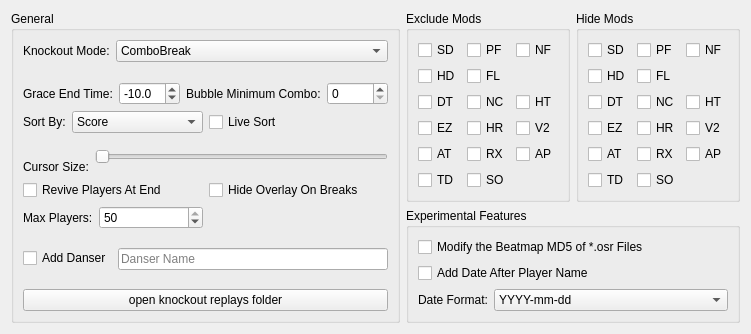
            <widget class="QWidget" name="knockoutSettings">
             <attribute name="title">
              <string>Knockout</string>
             </attribute>
             <layout class="QGridLayout" name="gridLayout_34">
              <item row="0" column="0" rowspan="2">
               <widget class="QGroupBox" name="knockoutGeneralGroupBox">
                <property name="title">
                 <string>General</string>
                </property>
                <layout class="QGridLayout" name="gridLayout_35">
                 <item row="0" column="0" colspan="2">
                  <layout class="QFormLayout" name="knockoutModeFormLayout">
                   <item row="0" column="0">
                    <widget class="QLabel" name="knockoutModeLabel">
                     <property name="text">
                      <string>Knockout Mode:</string>
                     </property>
                    </widget>
                   </item>
                   <item row="0" column="1">
                    <widget class="QComboBox" name="knockoutModeComboBox">
                     <property name="toolTip">
                      <string>Knockout mode. More info.</string>
                     </property>
                     <item>
                      <property name="text">
                       <string>ComboBreak</string>
                      </property>
                     </item>
                     <item>
                      <property name="text">
                       <string>MaxCombo</string>
                      </property>
                     </item>
                     <item>
                      <property name="text">
                       <string>XReplays</string>
                      </property>
                     </item>
                     <item>
                      <property name="text">
                       <string>OneVsOne</string>
                      </property>
                     </item>
                     <item>
                      <property name="text">
                       <string>SSOrQuit</string>
                      </property>
                     </item>
                    </widget>
                   </item>
                  </layout>
                 </item>
                 <item row="2" column="0" colspan="2">
                  <layout class="QHBoxLayout" name="sortHorizontalLayout">
                   <item>
                    <layout class="QFormLayout" name="sortByFormLayout">
                     <item row="0" column="0">
                      <widget class="QLabel" name="sortByLabel">
                       <property name="text">
                        <string>Sort By:</string>
                       </property>
                      </widget>
                     </item>
                     <item row="0" column="1">
                      <widget class="QComboBox" name="sortByComboBox">
                       <item>
                        <property name="text">
                         <string notr="true">Score</string>
                        </property>
                       </item>
                       <item>
                        <property name="text">
                         <string notr="true">PP</string>
                        </property>
                       </item>
                      </widget>
                     </item>
                    </layout>
                   </item>
                   <item>
                    <widget class="QCheckBox" name="liveSortCheckBox">
                     <property name="text">
                      <string>Live Sort</string>
                     </property>
                    </widget>
                   </item>
                  </layout>
                 </item>
                 <item row="3" column="0" colspan="2">
                  <layout class="QGridLayout" name="knockoutCursorSizeGridLayout">
                   <item row="1" column="1">
                    <widget class="QLabel" name="knockoutCursorSizeLabel">
                     <property name="toolTip">
                      <string>Minimum cursor size (when all players are alive)
Maximum cursor size (when there is only 1 player left)</string>
                     </property>
                     <property name="text">
                      <string>Cursor Size:</string>
                     </property>
                    </widget>
                   </item>
                   <item row="0" column="2" rowspan="2">
                    <widget class="QLabeledDoubleRangeSlider" name="knockoutCursorSizeSlider">
                     <property name="orientation">
                      <enum>Qt::Horizontal</enum>
                     </property>
                    </widget>
                   </item>
                  </layout>
                 </item>
                 <item row="4" column="0" colspan="2">
                  <layout class="QHBoxLayout" name="checkBoxHorizontalLayout">
                   <item>
                    <widget class="QCheckBox" name="revivePlayersAtEndCheckBox">
                     <property name="toolTip">
                      <string>Whether knocked out players should appear on map end.</string>
                     </property>
                     <property name="text">
                      <string>Revive Players At End</string>
                     </property>
                    </widget>
                   </item>
                   <item>
                    <widget class="QCheckBox" name="HideOverlayOnBreaksCheckBox">
                     <property name="text">
                      <string>Hide Overlay On Breaks</string>
                     </property>
                    </widget>
                   </item>
                  </layout>
                 </item>
                 <item row="5" column="0">
                  <layout class="QFormLayout" name="maxPlayersFormLayout">
                   <item row="0" column="0">
                    <widget class="QLabel" name="maxPlayersLabel">
                     <property name="text">
                      <string>Max Players:</string>
                     </property>
                    </widget>
                   </item>
                   <item row="0" column="1">
                    <widget class="QSpinBox" name="maxPlayersSpinBox">
                     <property name="minimum">
                      <number>1</number>
                     </property>
                     <property name="maximum">
                      <number>50</number>
                     </property>
                     <property name="singleStep">
                      <number>1</number>
                     </property>
                     <property name="value">
                      <number>50</number>
                     </property>
                    </widget>
                   </item>
                  </layout>
                 </item>
                 <item row="6" column="0" colspan="2">
                  <layout class="QFormLayout" name="danserNameFormLayout">
                   <item row="0" column="0">
                    <widget class="QCheckBox" name="addDanserCheckBox">
                     <property name="text">
                      <string>Add Danser</string>
                     </property>
                    </widget>
                   </item>
                   <item row="0" column="1">
                    <widget class="QLineEdit" name="danserNameLineEdit">
                     <property name="placeholderText">
                      <string>Danser Name</string>
                     </property>
                    </widget>
                   </item>
                  </layout>
                 </item>
                 <item row="7" column="0" colspan="2">
                  <widget class="QPushButton" name="openKnockoutReplaysFolderPushButton">
                   <property name="text">
                    <string>open knockout replays folder</string>
                   </property>
                  </widget>
                 </item>
                 <item row="1" column="0" colspan="2">
                  <layout class="QHBoxLayout" name="spinBoxHorizontalLayout">
                   <item>
                    <layout class="QHBoxLayout" name="graceEndTimeHorizontalLayout">
                     <item>
                      <widget class="QLabel" name="graceEndTimeLabel">
                       <property name="toolTip">
                        <string>In ComboBreak mode, players won't get knocked out if they break combo before this value (in seconds)</string>
                       </property>
                       <property name="text">
                        <string>Grace End Time:</string>
                       </property>
                      </widget>
                     </item>
                     <item>
                      <widget class="QDoubleSpinBox" name="graceEndTimeDoubleSpinBox">
                       <property name="decimals">
                        <number>1</number>
                       </property>
                       <property name="minimum">
                        <double>-100.000000000000000</double>
                       </property>
                       <property name="singleStep">
                        <double>1.000000000000000</double>
                       </property>
                       <property name="stepType">
                        <enum>QAbstractSpinBox::AdaptiveDecimalStepType</enum>
                       </property>
                       <property name="value">
                        <double>-10.000000000000000</double>
                       </property>
                      </widget>
                     </item>
                    </layout>
                   </item>
                   <item>
                    <layout class="QHBoxLayout" name="bubbleMinimumComboHorizontalLayout">
                     <item>
                      <widget class="QLabel" name="bubbleMinimumComboLabel">
                       <property name="toolTip">
                        <string>Minimum combo before combo break to show a bubble in XReplays mode</string>
                       </property>
                       <property name="text">
                        <string>Bubble Minimum Combo:</string>
                       </property>
                      </widget>
                     </item>
                     <item>
                      <widget class="QSpinBox" name="bubbleMinimumComboSpinBox">
                       <property name="maximum">
                        <number>10000</number>
                       </property>
                      </widget>
                     </item>
                    </layout>
                   </item>
                  </layout>
                 </item>
                </layout>
               </widget>
              </item>
              <item row="0" column="1">
               <widget class="QGroupBox" name="excludeModsGroupBox">
                <property name="toolTip">
                 <string>Exclude plays which contain one of the mods set here</string>
                </property>
                <property name="title">
                 <string>Exclude Mods</string>
                </property>
                <layout class="QGridLayout" name="gridLayout_33">
                 <item row="0" column="0">
                  <layout class="QGridLayout" name="excludeModsGridLayout">
                   <item row="1" column="0">
                    <widget class="QCheckBox" name="excludeModsHDCheckBox">
                     <property name="text">
                      <string notr="true">HD</string>
                     </property>
                     <property name="checked">
                      <bool>false</bool>
                     </property>
                     <property name="tristate">
                      <bool>false</bool>
                     </property>
                    </widget>
                   </item>
                   <item row="3" column="0">
                    <widget class="QCheckBox" name="excludeModsEZCheckBox">
                     <property name="text">
                      <string notr="true">EZ</string>
                     </property>
                     <property name="checked">
                      <bool>false</bool>
                     </property>
                     <property name="tristate">
                      <bool>false</bool>
                     </property>
                    </widget>
                   </item>
                   <item row="3" column="2">
                    <widget class="QCheckBox" name="excludeModsV2CheckBox">
                     <property name="text">
                      <string notr="true">V2</string>
                     </property>
                     <property name="checked">
                      <bool>false</bool>
                     </property>
                     <property name="tristate">
                      <bool>false</bool>
                     </property>
                    </widget>
                   </item>
                   <item row="2" column="2">
                    <widget class="QCheckBox" name="excludeModsHTCheckBox">
                     <property name="text">
                      <string notr="true">HT</string>
                     </property>
                     <property name="checked">
                      <bool>false</bool>
                     </property>
                     <property name="tristate">
                      <bool>false</bool>
                     </property>
                    </widget>
                   </item>
                   <item row="0" column="1">
                    <widget class="QCheckBox" name="excludeModsPFCheckBox">
                     <property name="text">
                      <string notr="true">PF</string>
                     </property>
                     <property name="checked">
                      <bool>false</bool>
                     </property>
                     <property name="tristate">
                      <bool>false</bool>
                     </property>
                    </widget>
                   </item>
                   <item row="2" column="1">
                    <widget class="QCheckBox" name="excludeModsNCCheckBox">
                     <property name="text">
                      <string notr="true">NC</string>
                     </property>
                     <property name="checked">
                      <bool>false</bool>
                     </property>
                     <property name="tristate">
                      <bool>false</bool>
                     </property>
                    </widget>
                   </item>
                   <item row="4" column="1">
                    <widget class="QCheckBox" name="excludeModsRXCheckBox">
                     <property name="text">
                      <string notr="true">RX</string>
                     </property>
                     <property name="checked">
                      <bool>false</bool>
                     </property>
                     <property name="tristate">
                      <bool>false</bool>
                     </property>
                    </widget>
                   </item>
                   <item row="0" column="0">
                    <widget class="QCheckBox" name="excludeModsSDCheckBox">
                     <property name="text">
                      <string notr="true">SD</string>
                     </property>
                     <property name="checked">
                      <bool>false</bool>
                     </property>
                     <property name="tristate">
                      <bool>false</bool>
                     </property>
                    </widget>
                   </item>
                   <item row="2" column="0">
                    <widget class="QCheckBox" name="excludeModsDTCheckBox">
                     <property name="text">
                      <string notr="true">DT</string>
                     </property>
                     <property name="checked">
                      <bool>false</bool>
                     </property>
                     <property name="tristate">
                      <bool>false</bool>
                     </property>
                    </widget>
                   </item>
                   <item row="4" column="0">
                    <widget class="QCheckBox" name="excludeModsATCheckBox">
                     <property name="text">
                      <string notr="true">AT</string>
                     </property>
                     <property name="checked">
                      <bool>false</bool>
                     </property>
                     <property name="tristate">
                      <bool>false</bool>
                     </property>
                    </widget>
                   </item>
                   <item row="1" column="1">
                    <widget class="QCheckBox" name="excludeModsFLCheckBox">
                     <property name="text">
                      <string notr="true">FL</string>
                     </property>
                     <property name="checked">
                      <bool>false</bool>
                     </property>
                     <property name="tristate">
                      <bool>false</bool>
                     </property>
                    </widget>
                   </item>
                   <item row="3" column="1">
                    <widget class="QCheckBox" name="excludeModsHRCheckBox">
                     <property name="text">
                      <string notr="true">HR</string>
                     </property>
                     <property name="checked">
                      <bool>false</bool>
                     </property>
                     <property name="tristate">
                      <bool>false</bool>
                     </property>
                    </widget>
                   </item>
                   <item row="4" column="2">
                    <widget class="QCheckBox" name="excludeModsAPCheckBox">
                     <property name="text">
                      <string notr="true">AP</string>
                     </property>
                     <property name="checked">
                      <bool>false</bool>
                     </property>
                     <property name="tristate">
                      <bool>false</bool>
                     </property>
                    </widget>
                   </item>
                   <item row="0" column="2">
                    <widget class="QCheckBox" name="excludeModsNFCheckBox">
                     <property name="text">
                      <string notr="true">NF</string>
                     </property>
                     <property name="checked">
                      <bool>false</bool>
                     </property>
                     <property name="tristate">
                      <bool>false</bool>
                     </property>
                    </widget>
                   </item>
                   <item row="5" column="0">
                    <widget class="QCheckBox" name="excludeModsTDCheckBox">
                     <property name="text">
                      <string notr="true">TD</string>
                     </property>
                     <property name="checked">
                      <bool>false</bool>
                     </property>
                     <property name="tristate">
                      <bool>false</bool>
                     </property>
                    </widget>
                   </item>
                   <item row="5" column="1">
                    <widget class="QCheckBox" name="excludeModsSOCheckBox">
                     <property name="text">
                      <string notr="true">SO</string>
                     </property>
                     <property name="checked">
                      <bool>false</bool>
                     </property>
                     <property name="tristate">
                      <bool>false</bool>
                     </property>
                    </widget>
                   </item>
                  </layout>
                 </item>
                </layout>
               </widget>
              </item>
              <item row="0" column="2">
               <widget class="QGroupBox" name="hideModsGroupBox">
                <property name="toolTip">
                 <string>Hide specific mods from being displayed in overlay (like NF)</string>
                </property>
                <property name="title">
                 <string>Hide Mods</string>
                </property>
                <layout class="QGridLayout" name="gridLayout_32">
                 <item row="0" column="0">
                  <layout class="QGridLayout" name="hideModsGridLayout">
                   <item row="1" column="0">
                    <widget class="QCheckBox" name="hideModsHDCheckBox">
                     <property name="text">
                      <string notr="true">HD</string>
                     </property>
                     <property name="checked">
                      <bool>false</bool>
                     </property>
                     <property name="tristate">
                      <bool>false</bool>
                     </property>
                    </widget>
                   </item>
                   <item row="3" column="0">
                    <widget class="QCheckBox" name="hideModsEZCheckBox">
                     <property name="text">
                      <string notr="true">EZ</string>
                     </property>
                     <property name="checked">
                      <bool>false</bool>
                     </property>
                     <property name="tristate">
                      <bool>false</bool>
                     </property>
                    </widget>
                   </item>
                   <item row="3" column="2">
                    <widget class="QCheckBox" name="hideModsV2CheckBox">
                     <property name="text">
                      <string notr="true">V2</string>
                     </property>
                     <property name="checked">
                      <bool>false</bool>
                     </property>
                     <property name="tristate">
                      <bool>false</bool>
                     </property>
                    </widget>
                   </item>
                   <item row="2" column="2">
                    <widget class="QCheckBox" name="hideModsHTCheckBox">
                     <property name="text">
                      <string notr="true">HT</string>
                     </property>
                     <property name="checked">
                      <bool>false</bool>
                     </property>
                     <property name="tristate">
                      <bool>false</bool>
                     </property>
                    </widget>
                   </item>
                   <item row="0" column="1">
                    <widget class="QCheckBox" name="hideModsPFCheckBox">
                     <property name="text">
                      <string notr="true">PF</string>
                     </property>
                     <property name="checked">
                      <bool>false</bool>
                     </property>
                     <property name="tristate">
                      <bool>false</bool>
                     </property>
                    </widget>
                   </item>
                   <item row="2" column="1">
                    <widget class="QCheckBox" name="hideModsNCCheckBox">
                     <property name="text">
                      <string notr="true">NC</string>
                     </property>
                     <property name="checked">
                      <bool>false</bool>
                     </property>
                     <property name="tristate">
                      <bool>false</bool>
                     </property>
                    </widget>
                   </item>
                   <item row="4" column="1">
                    <widget class="QCheckBox" name="hideModsRXCheckBox">
                     <property name="text">
                      <string notr="true">RX</string>
                     </property>
                     <property name="checked">
                      <bool>false</bool>
                     </property>
                     <property name="tristate">
                      <bool>false</bool>
                     </property>
                    </widget>
                   </item>
                   <item row="0" column="0">
                    <widget class="QCheckBox" name="hideModsSDCheckBox">
                     <property name="text">
                      <string notr="true">SD</string>
                     </property>
                     <property name="checked">
                      <bool>false</bool>
                     </property>
                     <property name="tristate">
                      <bool>false</bool>
                     </property>
                    </widget>
                   </item>
                   <item row="2" column="0">
                    <widget class="QCheckBox" name="hideModsDTCheckBox">
                     <property name="text">
                      <string notr="true">DT</string>
                     </property>
                     <property name="checked">
                      <bool>false</bool>
                     </property>
                     <property name="tristate">
                      <bool>false</bool>
                     </property>
                    </widget>
                   </item>
                   <item row="4" column="0">
                    <widget class="QCheckBox" name="hideModsATCheckBox">
                     <property name="text">
                      <string notr="true">AT</string>
                     </property>
                     <property name="checked">
                      <bool>false</bool>
                     </property>
                     <property name="tristate">
                      <bool>false</bool>
                     </property>
                    </widget>
                   </item>
                   <item row="1" column="1">
                    <widget class="QCheckBox" name="hideModsFLCheckBox">
                     <property name="text">
                      <string notr="true">FL</string>
                     </property>
                     <property name="checked">
                      <bool>false</bool>
                     </property>
                     <property name="tristate">
                      <bool>false</bool>
                     </property>
                    </widget>
                   </item>
                   <item row="3" column="1">
                    <widget class="QCheckBox" name="hideModsHRCheckBox">
                     <property name="text">
                      <string notr="true">HR</string>
                     </property>
                     <property name="checked">
                      <bool>false</bool>
                     </property>
                     <property name="tristate">
                      <bool>false</bool>
                     </property>
                    </widget>
                   </item>
                   <item row="4" column="2">
                    <widget class="QCheckBox" name="hideModsAPCheckBox">
                     <property name="text">
                      <string notr="true">AP</string>
                     </property>
                     <property name="checked">
                      <bool>false</bool>
                     </property>
                     <property name="tristate">
                      <bool>false</bool>
                     </property>
                    </widget>
                   </item>
                   <item row="0" column="2">
                    <widget class="QCheckBox" name="hideModsNFCheckBox">
                     <property name="text">
                      <string notr="true">NF</string>
                     </property>
                     <property name="checked">
                      <bool>false</bool>
                     </property>
                     <property name="tristate">
                      <bool>false</bool>
                     </property>
                    </widget>
                   </item>
                   <item row="5" column="0">
                    <widget class="QCheckBox" name="hideModsTDCheckBox">
                     <property name="text">
                      <string notr="true">TD</string>
                     </property>
                     <property name="checked">
                      <bool>false</bool>
                     </property>
                     <property name="tristate">
                      <bool>false</bool>
                     </property>
                    </widget>
                   </item>
                   <item row="5" column="1">
                    <widget class="QCheckBox" name="hideModsSOCheckBox">
                     <property name="text">
                      <string notr="true">SO</string>
                     </property>
                     <property name="checked">
                      <bool>false</bool>
                     </property>
                     <property name="tristate">
                      <bool>false</bool>
                     </property>
                    </widget>
                   </item>
                  </layout>
                 </item>
                </layout>
               </widget>
              </item>
              <item row="1" column="1" colspan="2">
               <widget class="QGroupBox" name="experimentalFeaturesGroupBox">
                <property name="title">
                 <string>Experimental Features</string>
                </property>
                <layout class="QVBoxLayout" name="verticalLayout_7">
                 <item>
                  <widget class="QCheckBox" name="modifyOsrMD5CheckBox">
                   <property name="toolTip">
                    <string>Change the Beatmap MD5 of the *.osr file in the replays folder to the MD5 of the currently selected beatmap, which is convenient for making a comparison video of the same song with different difficulties.</string>
                   </property>
                   <property name="text">
                    <string>Modify the Beatmap MD5 of *.osr Files</string>
                   </property>
                  </widget>
                 </item>
                 <item>
                  <widget class="QCheckBox" name="addDateAfterPlayerNamecheckBox">
                   <property name="toolTip">
                    <string>add the date after the player's username, which is convenient for making comparison videos of players in different periods.</string>
                   </property>
                   <property name="text">
                    <string>Add Date After Player Name</string>
                   </property>
                  </widget>
                 </item>
                 <item>
                  <layout class="QFormLayout" name="dateFormatFormLayout">
                   <item row="0" column="0">
                    <widget class="QLabel" name="dateFormatLabel">
                     <property name="text">
                      <string>Date Format:</string>
                     </property>
                    </widget>
                   </item>
                   <item row="0" column="1">
                    <widget class="QComboBox" name="dateFormatComboBox">
                     <item>
                      <property name="text">
                       <string>YYYY-mm-dd</string>
                      </property>
                     </item>
                     <item>
                      <property name="text">
                       <string>mm-dd-YYYY</string>
                      </property>
                     </item>
                     <item>
                      <property name="text">
                       <string>dd-mm-YYYY</string>
                      </property>
                     </item>
                    </widget>
                   </item>
                  </layout>
                 </item>
                </layout>
               </widget>
              </item>
             </layout>
            </widget>
